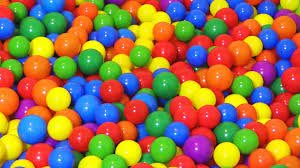
#> input picture ac.jpg, 300 x 168 px
$ python object_detection_with_mask.py
#> lines starting #> are read from the running program, lines starting #| are printed output that depends on the picture; after the words box and inside, x2 and y2 are one past the last pixel; in counts of white or black regions, pixels touching at a corner belong together
import cv2
import numpy as np

def nothing(x):
    pass

cv2.namedWindow("Tracking")
cv2.createTrackbar("LH", "Tracking", 0, 255, nothing)
#> slider 'LH' is set to 51
cv2.createTrackbar("LS", "Tracking", 0, 255, nothing)
#> slider 'LS' is set to 51
cv2.createTrackbar("LV", "Tracking", 0, 255, nothing)
#> slider 'LV' is set to 51
cv2.createTrackbar("UH", "Tracking", 255, 255, nothing)
cv2.createTrackbar("US", "Tracking", 255, 255, nothing)
cv2.createTrackbar("UV", "Tracking", 255, 255, nothing)

while True:
    frame = cv2.imread('ac.jpg')
#> frame is the input picture: shape (168, 300, 3); mean B, G, R 71.4, 114.7, 153

    hsv = cv2.cvtColor(frame, cv2.COLOR_BGR2HSV)
#> hsv: shape (168, 300, 3); mean H, S, V 58, 212.7, 205.2

    l_h = cv2.getTrackbarPos("LH", "Tracking")
    l_s = cv2.getTrackbarPos("LS", "Tracking")
    l_v = cv2.getTrackbarPos("LV", "Tracking")

    u_h = cv2.getTrackbarPos("UH", "Tracking")
    u_s = cv2.getTrackbarPos("US", "Tracking")
    u_v = cv2.getTrackbarPos("UV", "Tracking")

    l_b = np.array([l_h, l_s, l_v])
    u_b = np.array([u_h, u_s, u_v])

    mask = cv2.inRange(hsv, l_b, u_b)
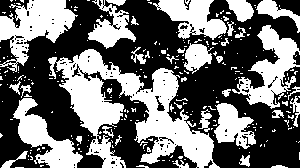
#> mask: shape (168, 300); 43.7% white; 257 white regions (219 under 20 px), largest, box (x1, y1, x2, y2) and area: (48, 49, 220, 168) 7757, (0, 0, 78, 72) 2611, (232, 25, 300, 109) 2255

    res = cv2.bitwise_and(frame, frame, mask=mask)
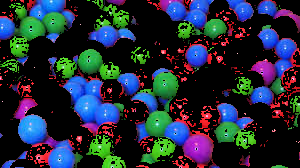
#> res: shape (168, 300, 3); mean B, G, R 57.7, 45.3, 36.1

    cv2.imshow("frame", frame)
    cv2.imshow("mask", mask)
    cv2.imshow("res", res)

    key = cv2.waitKey(1)
#> (key Esc is pressed here)
    if key == 27:
        break

cv2.destroyAllWindows()

$ run again, with ab.jpg copied over ac.jpg
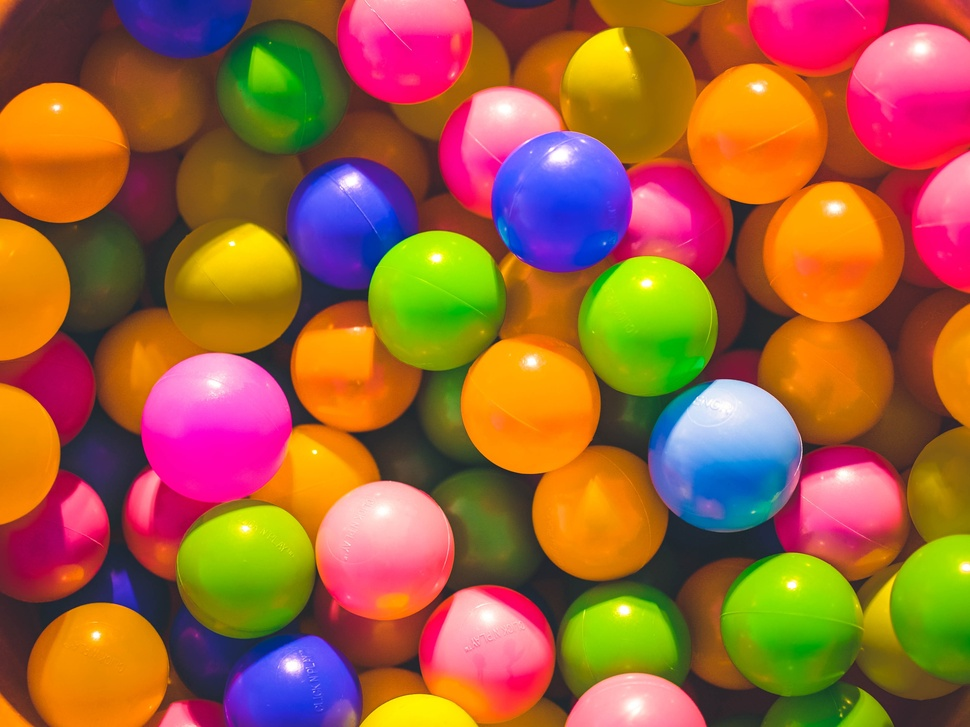
#> input picture ab.jpg, 970 x 727 px, shrunk from 3776 x 2832 before the run
#> frame is the input picture: shape (727, 970, 3); mean B, G, R 57.7, 97.5, 159.4
#> hsv: shape (727, 970, 3); mean H, S, V 68, 199.4, 180.5
#> `mask = cv2.inRange(hsv, l_b, u_b)`:
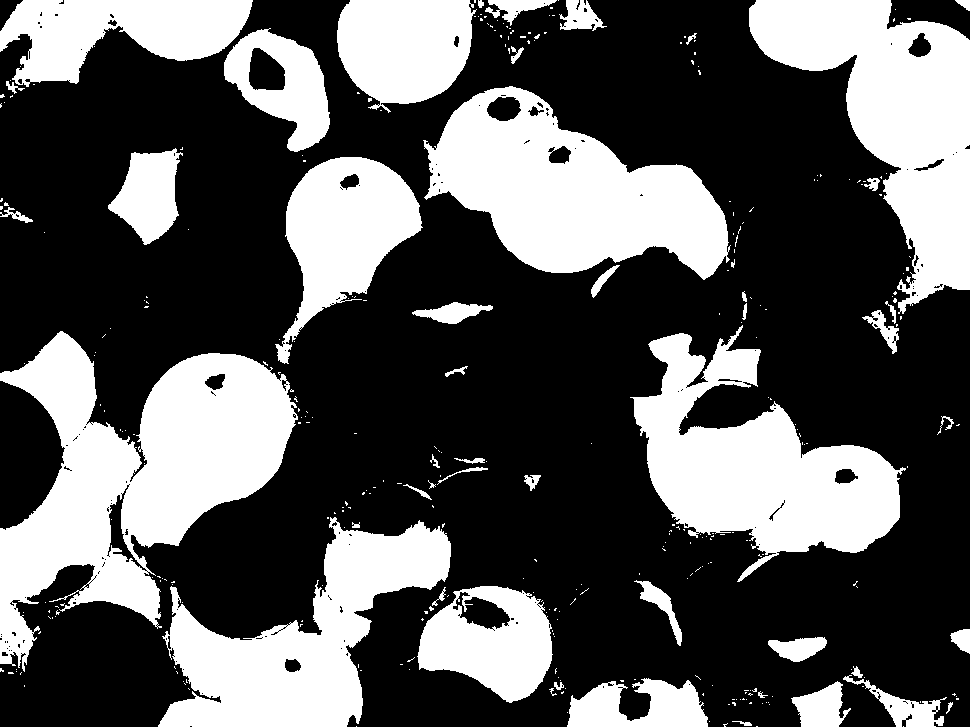
#> mask: shape (727, 970); 34.9% white; 334 white regions (285 under 20 px), largest, box (x1, y1, x2, y2) and area: (0, 331, 298, 672) 46093, (423, 86, 731, 280) 32604, (749, 0, 970, 314) 31890
#> `res = cv2.bitwise_and(frame, frame, mask=mask)`:
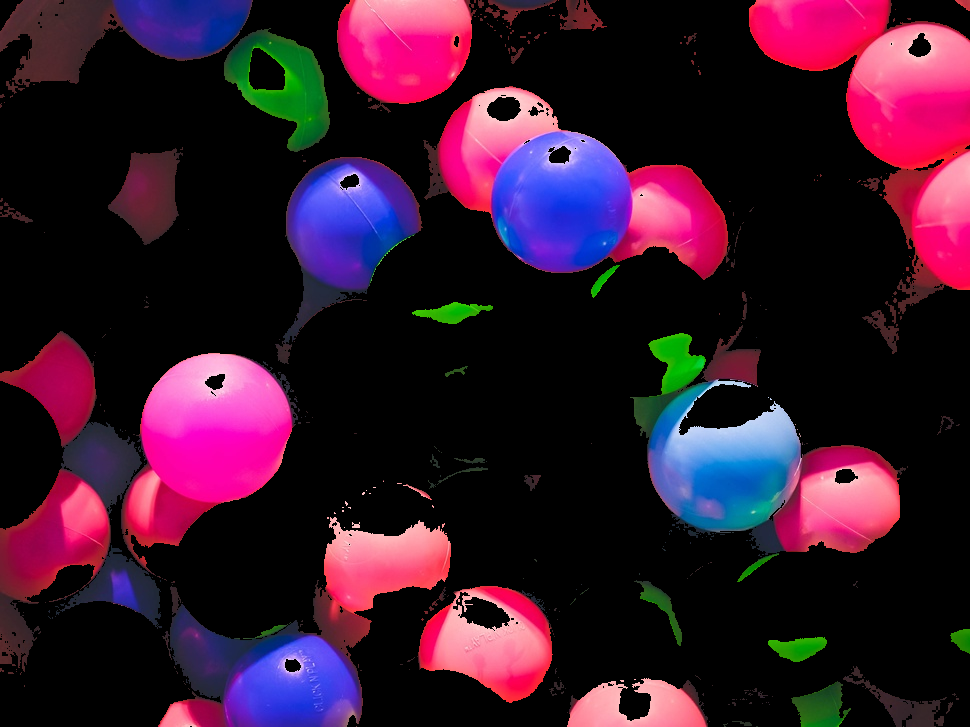
#> res: shape (727, 970, 3); mean B, G, R 43.8, 22.5, 53.5

$ run again, with bill.jpg copied over ac.jpg
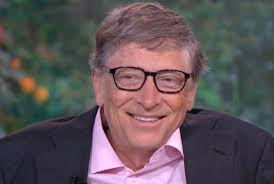
#> input picture bill.jpg, 274 x 184 px
#> frame is the input picture: shape (184, 274, 3); mean B, G, R 88.9, 84.5, 95.7
#> hsv: shape (184, 274, 3); mean H, S, V 100.9, 66.8, 105.3
#> `mask = cv2.inRange(hsv, l_b, u_b)`:
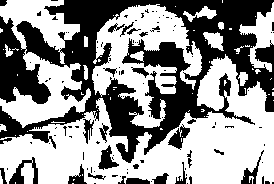
#> mask: shape (184, 274); 57.2% white; 108 black regions (81 under 20 px), largest, box (x1, y1, x2, y2) and area: (0, 0, 274, 163) 18886, (9, 157, 38, 184) 314, (168, 124, 190, 150) 247
#> `res = cv2.bitwise_and(frame, frame, mask=mask)`:
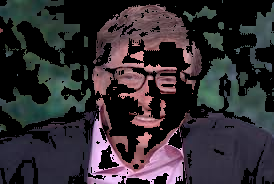
#> res: shape (184, 274, 3); mean B, G, R 50.2, 45.2, 50.5
